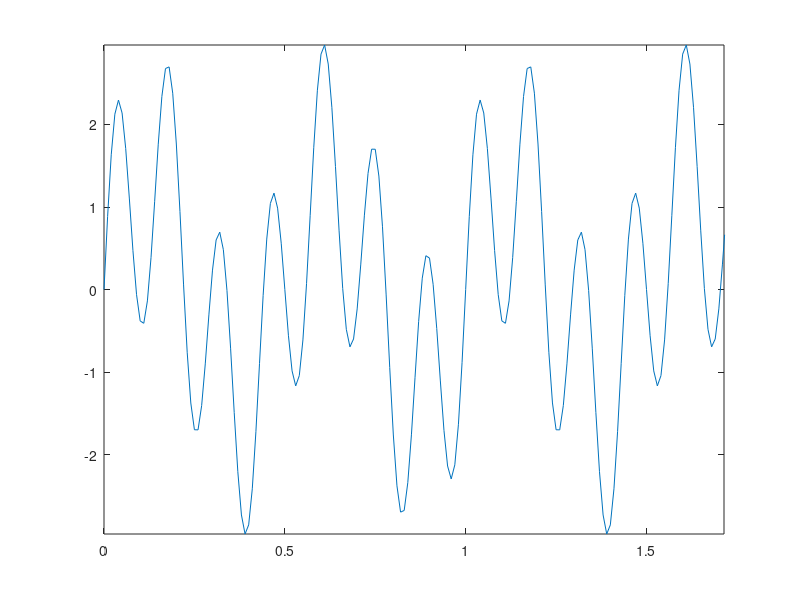
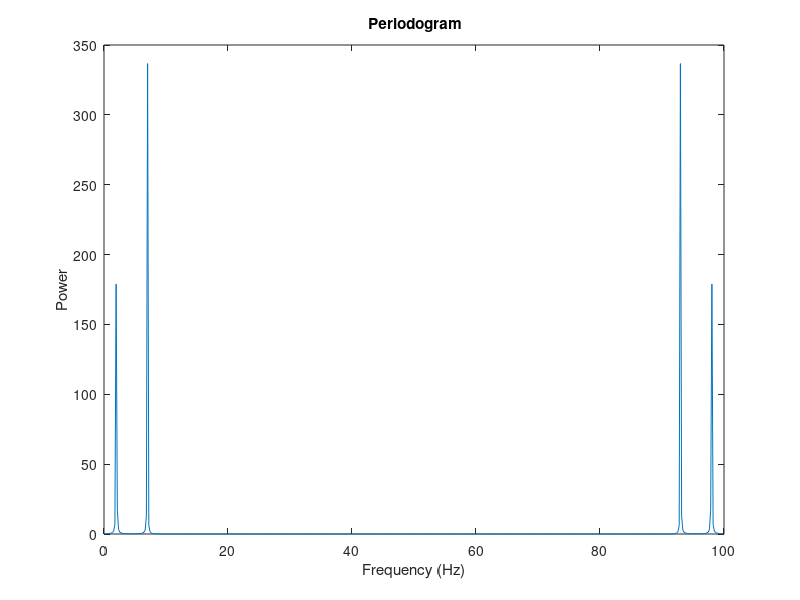
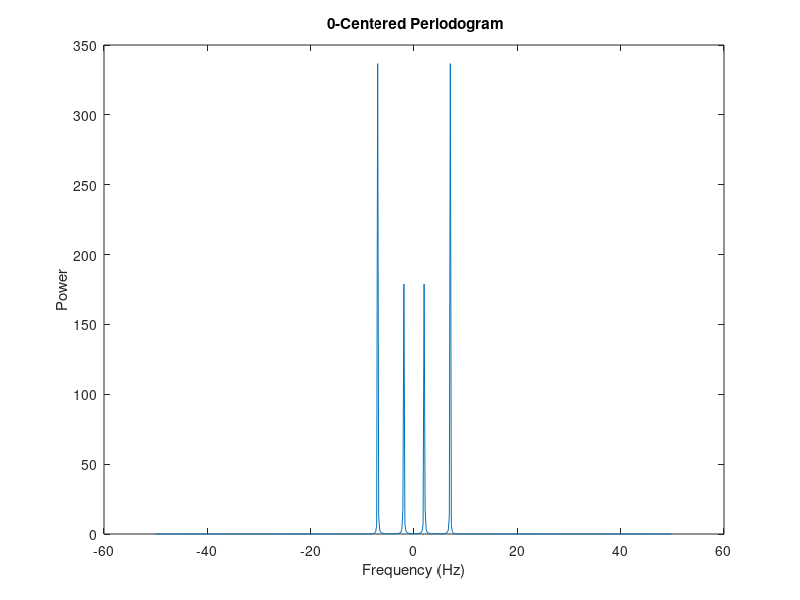
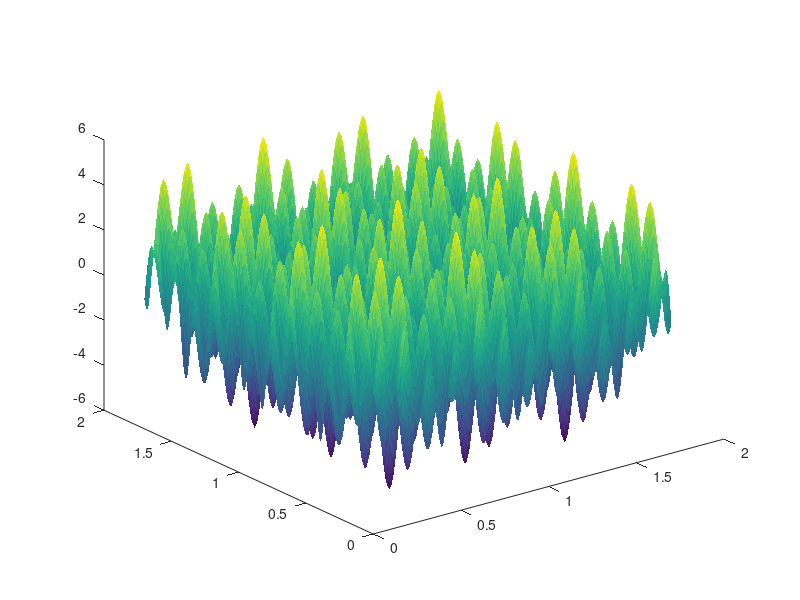

Write MATLAB code to recreate these figures, in order. (Note: this script raises an error after producing the figures.)

%t = 0:1/fs:10-1/fs;                      % 10 sec sample

fs = 100;                                % Sample frequency (Hz)
fr1 = 2;
fr2 = 7;

P1 = 1/fr1;
P2 = 1/fr2;

tf = max([P1 P2]);

%t = 0:.01:10;                      % 10 sec sample
t = 0:1/fs:10-1/fs;                      % 10 sec sample

x = (1.3)*sin(2*pi*fr1*t)+((1.7)*sin(2*pi*fr2*(t-2)));          % 40 Hz component
%  + 2.5*gallery('normaldata',size(t),4); % Gaussian noise;

figure(1), plot(t, x)
axis([t(1) 12*P2 min(x) max(x)])

%
%P = gcd(P1,P1); 
%
%figure(1), plot(t, x)
%axis([t(1) P min(x) max(x)])

m = length(x);          % Window length
%n = pow2(nextpow2(m))  % Transform length
n = 512;
y = fft(x,n);           % DFT
f = (0:n-1)*(fs/n);     % Frequency range
power = y.*conj(y)/n;   % Power of the DFT

figure(2), plot(f,power)
xlabel('Frequency (Hz)')
ylabel('Power')
title('{\bf Periodogram}')

y0 = fftshift(y);          % Rearrange y values
f0 = (-n/2:n/2-1)*(fs/n);  % 0-centered frequency range
power0 = y0.*conj(y0)/n;   % 0-centered power

fft1 = fft(x);
power1 = fft1.*conj(fft1);
figure(5), plot(t, power1)
figure(6), plot(t, real(fft1))
y1 = fftshift(power1);          % Rearrange y values
t = 0:1/fs:10-1/fs;                      % 10 sec sample
tff = length(y1);
dt = abs(t(2) - t(1));

t = 0:(tff-1);
%t = (-tff/2:1/fs:tff/2);

figure(7), plot(t, y1)

figure(3), plot(f0,power0)
xlabel('Frequency (Hz)')
ylabel('Power')
title('{\bf 0-Centered Periodogram}')

t = 0:1/fs:10-1/fs;                      % 10 sec sample
fs = 100;
t0 = t(1);
t = t0:1/fs:(12*P2-(1/fs));
x1 = t;
y1 = x1;
[X1, Y1] = meshgrid(x1, y1);
Z1 = (1.3)*sin(2*pi*fr1*X1)+((1.7)*sin(2*pi*fr2*(X1-2))) ...
+ (1.3)*sin(2*pi*fr1*Y1)+((1.7)*sin(2*pi*fr2*(Y1-2)));

Z2 = fft2(Z1);
Z2s = fftshift(Z2);
Z20 = log2(1 + abs(Z2s));
%f = (0:n-1)*(fs/n);     % Frequency range
%f0 = (-n/2:n/2-1)*(fs/n);  % 0-centered frequency range

[M N] = size(Z2);
x2 = (-M/2:M/2-1)*(fs/M);
y2 = x2;
[X2 Y2] = meshgrid(x2, y2);


figure(4), surface(X1, Y1, Z1,'EdgeColor', 'none'), view(3)
figure('Name', 'power 2'), surface(X2, Y2, Z20,'EdgeColor', 'none'), view(3)

Z3 = abs(Z2s.^2);
Z3log = log(Z3 + eps);
figure('Name', 'power 2web'), surface(X2, Y2, Z3log,'EdgeColor', 'none'), view(3)

Z4 = Z2s.*conj(Z2s);
figure('Name', 'power 2conj'), surface(X2, Y2, Z4,'EdgeColor', 'none'), view(3)

Z4 = Z2s.*conj(Z2s)/M;
figure('Name', 'power 2conjM'), surface(X2, Y2, Z4,'EdgeColor', 'none'), view(3)

Z5 = Z2s.*conj(Z2s)/M;
Z5(Z5==0)=NaN;
figure('Name', 'power 2conjNaN'), surface(X2, Y2, Z5,'EdgeColor', 'none'), view(3)

Z6 = Z2s.*conj(Z2s);
maxP = maxValueMatrix(Z6);
k = 0.05;
Z6N = Z6/(k*maxP);

umbral = 1/100;
for i=1:M
   for j=1:N
      if (Z6N(i, j) <= umbral)
         Z6N(i, j) = 0;
      else
         Z6N(i, j) = Z6N(i, j);
      end
   end
end

Z6N(Z6N==0)=NaN;
figure('Name', 'power 2conjNaNN'), surface(X2, Y2, Z6N,'EdgeColor', 'none'), view(3)

Z7 = Z2s.*conj(Z2s);

umbral = .5*maxP;
for i=1:M
   for j=1:N
      if (Z7(i, j) <= umbral)
         Z7(i, j) = 0;
      else
         Z7(i, j) = Z7(i, j);
      end
   end
end

Z7(Z7==0)=NaN;
figure('Name', 'Z7'), surface(X2, Y2, Z7,'EdgeColor', 'none'), view(3)

Z8 = Z6/(k*maxP);
%Z8(Z8<=10)=NaN;
figure('Name', 'Z8'), surface(X2, Y2, Z8,'EdgeColor', 'none'), view(3)

filename = 'frame500-001.dat';
A = importdata(filename);

Z9 = A(3, :);
[M N] = size(Z9);
x9 = (-M/2:M/2-1)*(fs/M);
y9 = x9;
[X2 Y2] = meshgrid(x2, y2);








